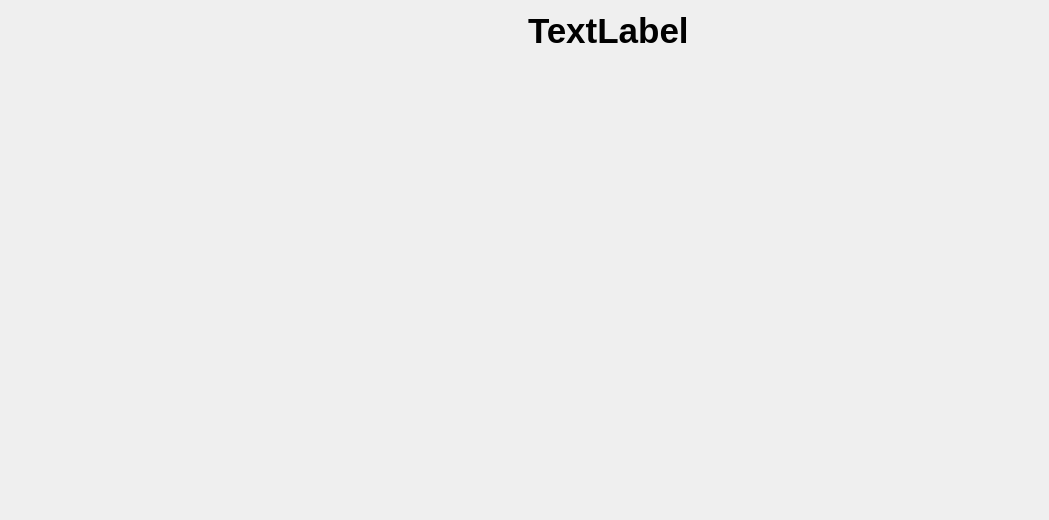
<?xml version="1.0" encoding="UTF-8"?>
<ui version="4.0">
 <class>CHHeroWidgetClass</class>
 <widget class="QWidget" name="CHHeroWidgetClass">
  <property name="geometry">
   <rect>
    <x>0</x>
    <y>0</y>
    <width>1049</width>
    <height>520</height>
   </rect>
  </property>
  <property name="windowTitle">
   <string>CHHeroWidget</string>
  </property>
  <layout class="QGridLayout" name="gridLayout">
   <item row="0" column="0">
    <widget class="QLabel" name="Logo">
     <property name="sizePolicy">
      <sizepolicy hsizetype="Preferred" vsizetype="Preferred">
       <horstretch>0</horstretch>
       <verstretch>0</verstretch>
      </sizepolicy>
     </property>
     <property name="minimumSize">
      <size>
       <width>0</width>
       <height>0</height>
      </size>
     </property>
     <property name="frameShape">
      <enum>QFrame::NoFrame</enum>
     </property>
     <property name="text">
      <string/>
     </property>
     <property name="pixmap">
      <pixmap resource="resources.qrc">:/Icons/Icons/wds_error_transparent.png</pixmap>
     </property>
     <property name="scaledContents">
      <bool>false</bool>
     </property>
    </widget>
   </item>
   <item row="0" column="1">
    <layout class="QHBoxLayout" name="horizontalLayout">
     <item>
      <widget class="QLabel" name="CrashHero">
       <property name="font">
        <font>
         <pointsize>26</pointsize>
         <bold>true</bold>
        </font>
       </property>
       <property name="text">
        <string>TextLabel</string>
       </property>
      </widget>
     </item>
    </layout>
   </item>
   <item row="1" column="0">
    <spacer name="verticalSpacer">
     <property name="orientation">
      <enum>Qt::Vertical</enum>
     </property>
     <property name="sizeHint" stdset="0">
      <size>
       <width>20</width>
       <height>50</height>
      </size>
     </property>
    </spacer>
   </item>
  </layout>
 </widget>
 <layoutdefault spacing="6" margin="11"/>
 <resources>
  <include location="../Libs/GuiFoundation/QtResources/resources.qrc"/>
  <include location="resources.qrc"/>
 </resources>
 <connections/>
</ui>
